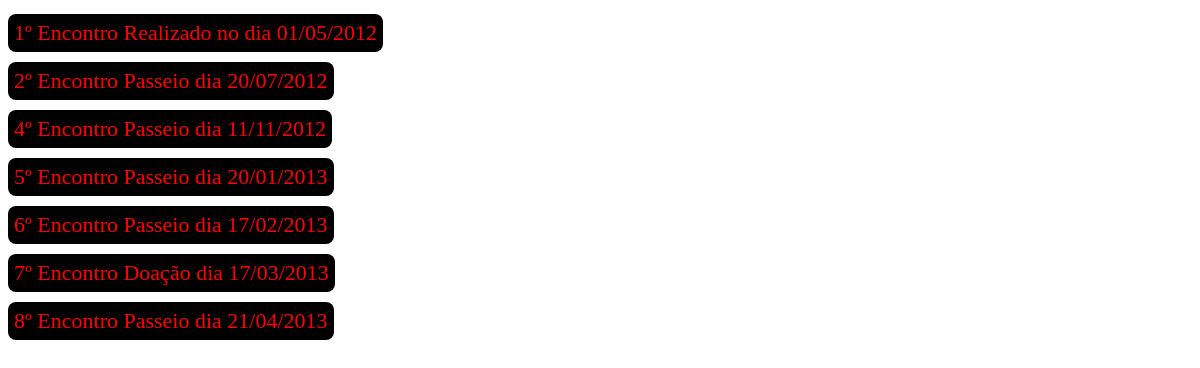
Screenshot of /albuns.php with the database file from the repository.
### tables this page shows
CREATE TABLE `tb_albuns` (
  `idAlbum` int(11) NOT NULL,
  `idUsuario` int(11) DEFAULT '0',
  `nomeAlbum` varchar(100) DEFAULT NULL,
  `dataCaptura` timestamp NULL DEFAULT CURRENT_TIMESTAMP
);

### admin/models/Conexao.php (called while the page is built, shortened)
<?php
class Conexao {
	public function __construct($table = null){
		$this->db = $this->conectar();
	}
	private function conectar(){
		try {
			$host = 'localhost';
			$dbname = 'bdfusca';
			$user = 'root';
			$pass = '';
			$con = new PDO("mysql:host={$host};dbname={$dbname}",$user,$pass);
			$con->setAttribute(PDO::ATTR_ERRMODE, PDO::ERRMODE_EXCEPTION);
			$con->exec('SET CHARACTER SET UTF8');
		} catch (PDOException $e) {
			echo $e->getMessage();
		}
		return $con;
	}
}

### admin/models/Albuns.php (called while the page is built, shortened)
<?php
require_once "Conexao.php";
class Albuns extends Conexao {
	public function listarAlbuns(){
		$sql  = "SELECT * FROM tb_albuns ORDER BY dataCaptura ASC";
		return $this->db->query($sql)->fetchAll(PDO::FETCH_ASSOC);
	}
}

### albuns.php (the view, shortened to what this page needs)
<div class="container content-center">
	<?php
	require_once "admin/models/Albuns.php";
	$objAlbum = new Albuns();
	$aAlbuns = $objAlbum->listarAlbuns();
	echo '<div class="container">
	<div class="row">';
	foreach ($aAlbuns as $value) {
		echo'<div class="col-lg-3 col-md-4 col-xs-6 thumb">';
		echo '<a href="#" data-id="'.$value['idAlbum'].'">'.$value['nomeAlbum'].'</a>';
		echo '</div>';
	}
	echo '</div></div>';
	?>
</div>

### albuns.php (style rules this page uses)
a[data-id] { font-family: 'Righteous', cursive; background-color: #000; color:red; font-size:22px; padding: 6px; display: inline-block; margin-bottom:4px; margin-top:6px; -webkit-border-radius: 8px; border-radius: 8px; text-align: center; -webkit-transition: 0.5s; -moz-transition: 0.5s; -ms-transition: 0.5s; -o-transition: 0.5s; transition: 0.5s; text-decoration: none; }

### rows the page displays
tb_albuns: nomeAlbum "1º Encontro Realizado no dia 01/05/2012"
tb_albuns: nomeAlbum "2º Encontro Passeio dia 20/07/2012"
tb_albuns: nomeAlbum "4º Encontro Passeio dia 11/11/2012"
tb_albuns: nomeAlbum "5º Encontro Passeio dia 20/01/2013"
tb_albuns: nomeAlbum "6º Encontro Passeio dia 17/02/2013"
tb_albuns: nomeAlbum "7º Encontro Doação dia 17/03/2013"
tb_albuns: nomeAlbum "8º Encontro Passeio dia 21/04/2013"
